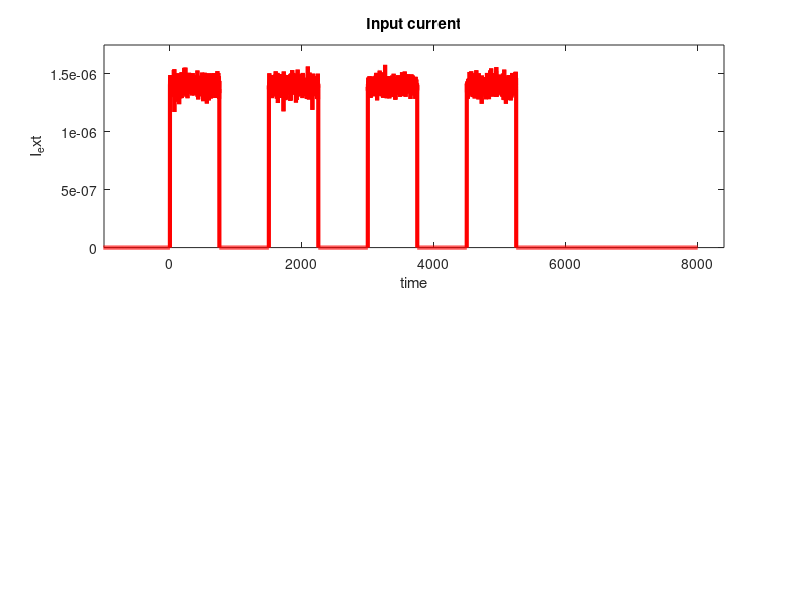

Write the MATLAB code that produced this figure. (Note: this script raises an error after producing the figure.)

%tic

clear all
close all
clc

% Play with the input current, add noise

tau_m = 5; % time constant in ms
t_ref = 10; % refractory period in ms, change for adjusting spike frequency
N = 10000; % number of measurements
Iext = zeros(1,N); % initialize membrane current
I_0 = 1.4e-6; % input current
R = 10^7; % resistance in ohms
a_gain = 1.3; % adaptation gain, set to 1 for no adaptation


u_rest = -70 ;% resting membrane potential in mV
u_th = -55 ;% spiking threshold
u_hp = -90 ;% hyperpolarization
u_spike = 20 ;% membrane potential at spike peak

t = linspace(-0.2*N, 0.8*N, N); % time series




%%

noise = 5*1e-8*randn(size(Iext)); % noise when current is injected

 

num_start = 0.2 * (N); % start of input current
num_end   = 0.8 * (N);  % end of input current
num_width = round(num_end - num_start);

num_pulses = 8; % number of pulses

length_pulse = round(num_width / num_pulses);



Iext(num_start : num_start + num_width) = I_0;
Iext = Iext + noise;
Iext(1:num_start) = 0; % resetting signal before and after current to 0

% add or remove 50 - 53 for oscillatory input
Iext(num_start + length_pulse : num_start + 2 * length_pulse) = 0;
Iext(num_start + 3 * length_pulse : num_start + 4 * length_pulse) = 0;
Iext(num_start + 5 * length_pulse : num_start + 6 * length_pulse) = 0;
Iext(num_start + 7 * length_pulse : num_start + 8 * length_pulse) = 0;
Iext(num_end:end) = 0;


RI = R.*Iext;




%% LiF model as ODE

%du/dt = (-u + u_rest + R*Iext)/tau_m

u = u_rest + RI.*(1-exp(-(t/tau_m))); %solution for above equation for u at u(0) = u_rest

% Loops over time steps, spikes if threshold is reached, before
% hyperpolarizing and returning to resting potential


a = t_ref;
for ii = 1 : num_end - 2 - a % Adjust loop range to avoid out-of-bounds errors
    if u(ii + 1) > u_th
        u(ii) = u_spike;
        u(ii + 1) = u_hp;
        u(ii + 2 : ii + 2 + a) = u_rest;
        a = round(a * a_gain); % Increment by adaptation gain
    end
end



%% Plotting input current and voltage

figure(1)
subplot(2,1,1);
plot(t,Iext,'r','LineWidth',3)


title('Input current')
xlabel('time')
ylabel('I_ext')
xlim([-0.1*N num_end*1.05])
ylim([0 I_0*1.25])
yline(0)


subplot(2,1,2);
plot(t,u, 'b', 'LineWidth',2)
title('Voltage')
xlabel('time')
ylabel('u(t)')
xlim([-0.1*N num_end*1.05])
ylim([u_hp-10 u_spike+5])
yline(u_th,'--k','Threshold')

%toc